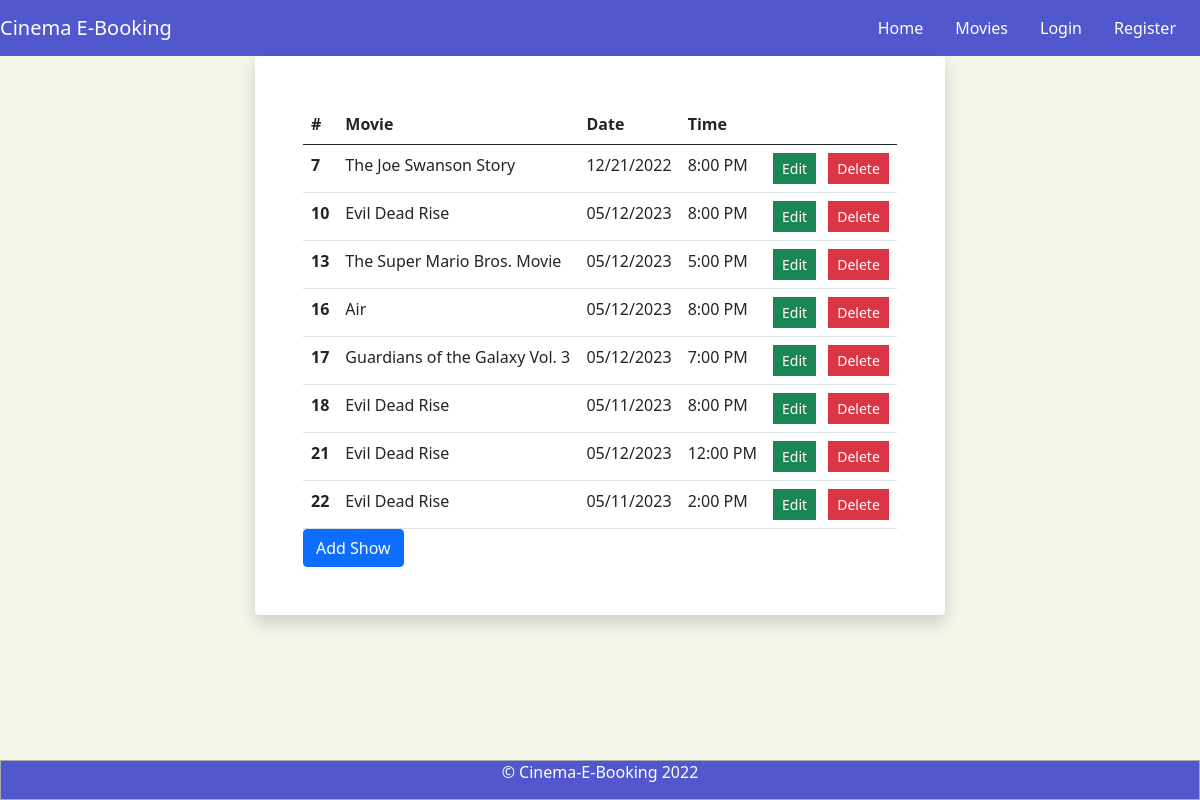
The page /manage-shows on the database its author committed.
### website/models/Show.py (models this page shows, shortened)
class Show(db.Model):
    __tablename__ = 'shows'
    id = db.Column("id", db.Integer, nullable=False, primary_key = True)
    show_date = db.Column("show_date", db.String(8), nullable=False)
    show_time = db.Column("show_time", db.String(4), nullable=False)
    duration = db.Column("duration", db.String(4), nullable=False)
    bookings = db.relationship("Booking", back_populates="show")
    movie_id = db.Column("movie_id", db.Integer, db.ForeignKey('movies.id'))
    movie = db.relationship("Movie", back_populates="shows")
    show_room_id = db.Column("show_room_id", db.Integer, db.ForeignKey('show_rooms.id'))
    show_room = db.relationship("ShowRoom", back_populates="shows")
    @staticmethod
    def get_shows():
        return Show.query.all()

### website/models/Movies.py (models this page shows, shortened)
class Movie(db.Model):
    __tablename__ = 'movies'
    id = db.Column("id", db.Integer, nullable=False, primary_key = True)
    title = db.Column("title", db.String(255), nullable=False)
    category = db.Column("category", db.String(255), nullable=False)
    cast = db.Column("cast", db.String(1800), nullable=False)
    director = db.Column("director", db.String(255), nullable=False)
    producer = db.Column("producer", db.String(255), nullable=False)
    synopsis = db.Column("synopsis", db.String(1800), nullable=False)
    rating = db.Column("rating", db.String(255), nullable=False)
    picture = db.Column("picture", db.String(2048), nullable=False)
    shows = db.relationship("Show", back_populates="movie", order_by="asc(Show.show_date), asc(Show.show_time)")
    reviews = db.relationship("Review", back_populates="movie")

### website/auth.py (the view)
@auth.route('/manage-shows')
def manage_shows():
    shows = Show.get_shows()
    return render_template("manage-shows.html", shows=shows)

### website/templates/manage-shows.html (shortened to what this page needs)
{% extends "base.html" %}
{% block content %}
    <div class="row">
        <div class="col-lg-7 mx-auto">
            <div class="card border-0 shadow">
                <div class="card-body p-5">
                    <div class="table-responsive">
                        <table class="table m-0">
                            <thead>
                                <tr>
                                    <th scope="col">#</th>
                                    <th scope="col">Movie</th>
                                    <th scope="col">Date</th>
                                    <th scope="col">Time</th>
                                    <th scope="col"></th>
                                </tr>
                            </thead>
                            <tbody>
                                {% for show in shows %}
                                    <tr>
                                        <th scope="row">{{show.id}}</th>
                                        <td>{{show.movie.title}}</td>
                                        <td>{{show.show_date}}</td>
                                        <td>{{show.show_time}} PM</td>
                                        <td>
                                            <ul class="list-inline m-0">
                                                <li class="list-inline-item">
                                                    <form action="/edit-show/{{show.id}}" method="get">
                                                        <button class="btn btn-success btn-sm rounded-0" type="submit" data-toggle="tooltip" data-placement="top" title="Edit">Edit</button>
                                                    </form>
                                                </li>
                                                <li class="list-inline-item">
                                                    <form action="/delete-show" method="post">
                                                        <button class="btn btn-danger btn-sm rounded-0" type="submit" data-toggle="tooltip" data-placement="top" title="Delete" name="delete" value="{{show.id}}">Delete</button>
                                                    </form>
                                                </li>
                                            </ul>
                                        </td>
                                    </tr>
                                {% endfor %}
                            </tbody>
                        </table>
                        <form action="/add-show" method="get">
                            <button class="btn btn-primary" type="submit" data-toggle="tooltip" data-placement="top" title="Add" name="add">Add Show</button>
                        </form>
                    </div>
                </div>
            </div>
        </div>
    </div>
{% endblock %}

### website/static/main.css (style rules this page uses)
body { padding: 0; margin-bottom: 10vh; clear: both; background: #f2f6e9; }

### rows shown on the page
Show: id "7", movie "The Joe Swanson Story", show_date "12/21/2022", show_time "8:00"
Show: id "10", movie "Evil Dead Rise", show_date "05/12/2023", show_time "8:00"
Show: id "13", movie "The Super Mario Bros. Movie", show_date "05/12/2023", show_time "5:00"
Show: id "16", movie "Air", show_date "05/12/2023", show_time "8:00"
Show: id "17", movie "Guardians of the Galaxy Vol. 3", show_date "05/12/2023", show_time "7:00"
Show: id "18", movie "Evil Dead Rise", show_date "05/11/2023", show_time "8:00"
Show: id "21", movie "Evil Dead Rise", show_date "05/12/2023", show_time "12:00"
Show: id "22", movie "Evil Dead Rise", show_date "05/11/2023", show_time "2:00"
